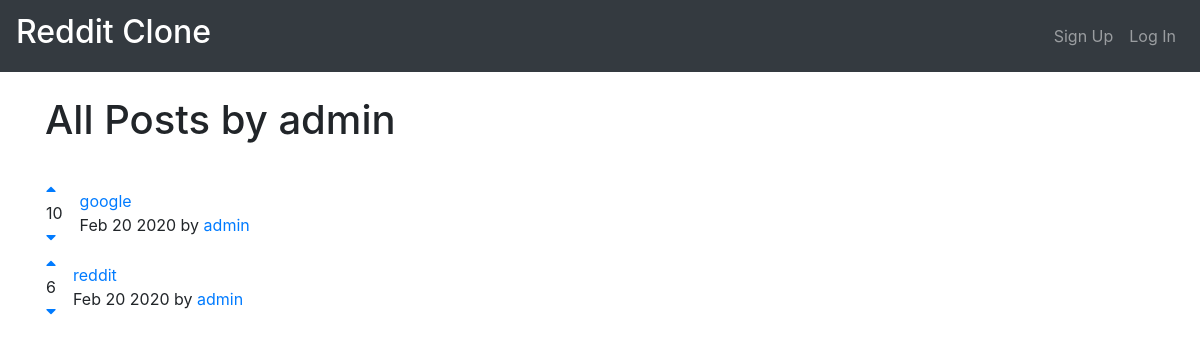
The app's page /posts/user/1, older data.
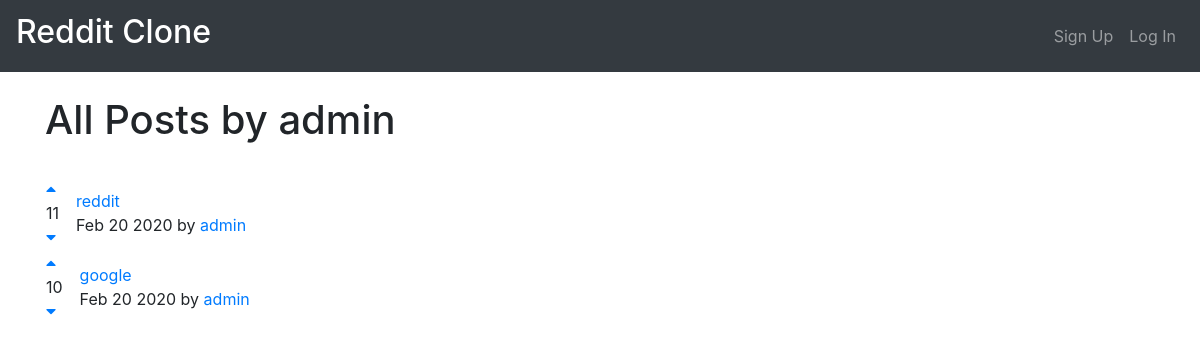
The same page, newer data.
### posts/models.py (models this page shows)
class Post(models.Model):
    title = models.CharField(max_length=200)
    url = models.TextField()
    pub_date = models.DateTimeField()
    author = models.ForeignKey(User, on_delete=models.CASCADE,)
    votes_total = models.IntegerField(default=1)
    def pub_date_pretty(self):
        return self.pub_date.strftime('%b %e %Y')

### posts/views.py (the view)
# urls.py: path('user/<int:fk>', views.userposts, name="userposts"),
def userposts(request, fk):
    posts = Post.objects.filter(author__id=fk).order_by('-votes_total')
    author = User.objects.get(pk=fk)
    return render(request, 'posts/userposts.html', {'posts': posts, 'author': author})

### posts/templates/posts/userposts.html (shortened to what this page needs)
{% extends 'base.html' %}
{% block content %}
	<br>
	<h1>All Posts by {{ author.username }}</h1>
	<br>
	{% for post in posts.all %}
		<table>
			<tr>
				<td class="pr-3"> <a href="#" onclick="document.getElementById('upvote{{ post.id }}').submit() "> <i class="fas fa-caret-up"></i></a><br> {{ post.votes_total }} <br><a href="#" onclick="document.getElementById('downvote{{ post.id }}').submit() "> <i class="fas fa-caret-down"></i></a></td>
				<td><a target="_blank" href="{{post.url}}">{{post.title}}</a>
				<br> {{post.pub_date_pretty}} by <a href="{% url 'posts:userposts' post.author.id %}"> {{post.author}} </a>
			<br> </td>
		</tr>
	</table>
{% endfor %}
{% endblock %}

Row changes from the older to the newer data that the page shows:
changed Post "reddit": votes_total "6" → "11"; moves up the list
